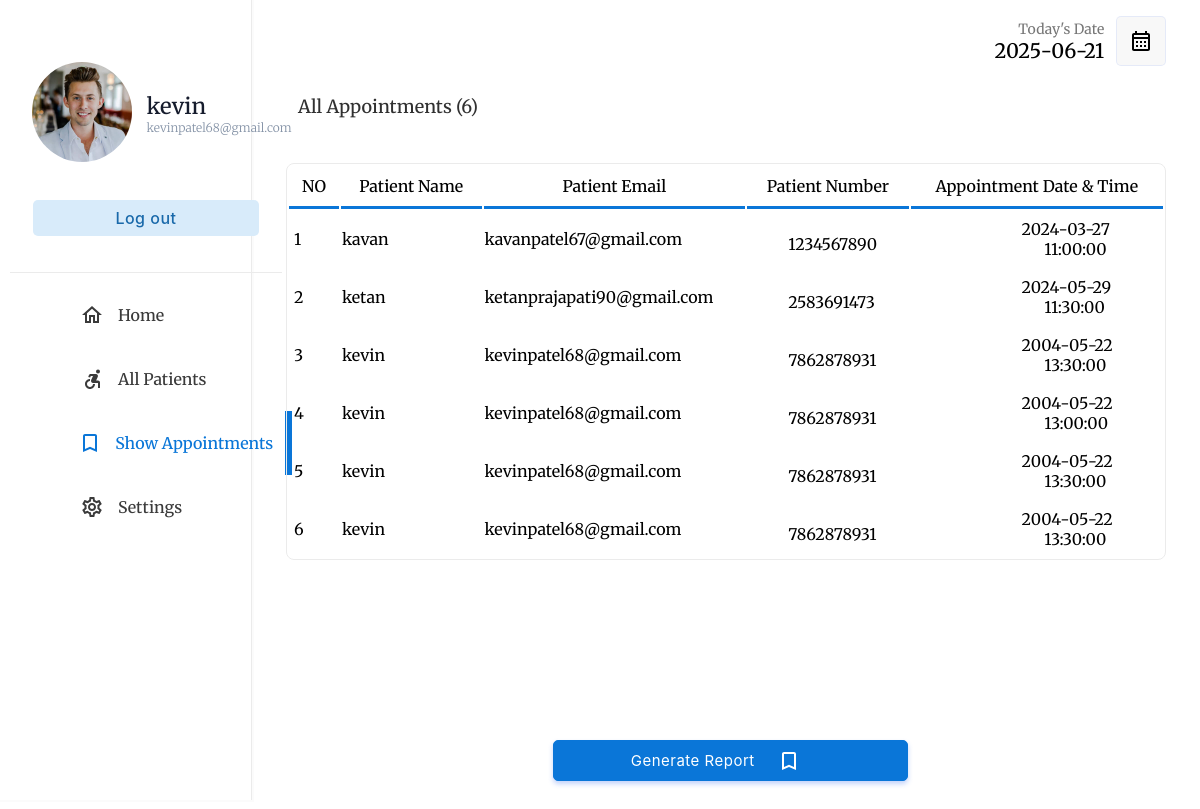
/php/doctor/showappointments.php (signed in), run on the app's committed database.
### tables this page shows
CREATE TABLE IF NOT EXISTS `doctor` (
  `DID` int NOT NULL AUTO_INCREMENT,
  `DPHOTO` longblob NOT NULL,
  `DNAME` varchar(35) NOT NULL,
  `DPASSWORD` varchar(20) NOT NULL,
  `DEMAIL` varchar(35) NOT NULL,
  `DGENDER` varchar(10) NOT NULL,
  `DNUMBER` varchar(10) NOT NULL,
  `DADDRESS` varchar(50) NOT NULL,
  `SID` int NOT NULL,
  `DDATE_OF_BIRTH` date NOT NULL,
  `DCONSULTATION_FEE` int NOT NULL,
  `DEXPERIENCE_YEARS` int NOT NULL,
  `DQUALIFICATION` varchar(50) NOT NULL,
  PRIMARY KEY (`DID`)
);

CREATE TABLE IF NOT EXISTS `patient` (
  `PID` int NOT NULL AUTO_INCREMENT,
  `PPHOTO` longblob,
  `PNAME` varchar(35) NOT NULL,
  `PPASSWORD` varchar(20) NOT NULL,
  `PEMAIL` varchar(35) NOT NULL,
  `PGENDER` varchar(10) NOT NULL,
  `PNUMBER` varchar(10) NOT NULL,
  `PADDRESS` varchar(50) NOT NULL,
  `PBLOOD_GROUP` varchar(3) NOT NULL,
  `PDATE_OF_BIRTH` date NOT NULL,
  PRIMARY KEY (`PID`)
);

CREATE TABLE IF NOT EXISTS `appointment` (
  `ID` int NOT NULL AUTO_INCREMENT,
  `DID` int NOT NULL,
  `PID` int NOT NULL,
  `APPOINTMENT_DATE` date NOT NULL,
  `APPOINTMENT_TIME` time NOT NULL,
  `SID` int NOT NULL,
  `FEES` int NOT NULL,
  `STATUS` tinyint(1) NOT NULL,
  `FEEDBACK` varchar(500) DEFAULT NULL,
  PRIMARY KEY (`ID`)
);

### php/doctor/showappointments.php (the view, shortened to what this page needs)
<!DOCTYPE html>
<html lang="en">
<head>
    <link rel="stylesheet" type="text/css" href="../../css/doctor/index.css">
</head>
<body>
    <?php
    if (isset($_SESSION["userid"])) {
        if (($_SESSION["userid"]) == "" or $_SESSION['usertype'] != 'DOCTOR') {
            header("location: ../login.php");
        } else {
            $userid = $_SESSION["userid"];
        }
    } else {
        header("location: ../login.php");
    }
    include("../database_connection.php");
    $query = "SELECT * FROM doctor WHERE DID='$userid'";
    $doctor = $db->query($query);
    $doctortb = $doctor->fetch_assoc();
    $userid = $doctortb["DID"];
    $q = "SELECT * FROM appointment WHERE DID='$userid'";
    $appointment = $db->query($q);
    $today = date('Y-m-d');
    ?>
    <div class="container">
        <div class="menu">
            <table class="menu-container" border="0">
                <tr>
                    <td style="padding:10px" colspan="2">
                        <table border="0" class="profile-container">
                            <tr>
                                <td width="30%" style="padding-left:20px">
                                    <a href="photo.php"> <img src='../../assets/images/dimage/<?php echo $doctortb['DPHOTO']; ?>' width='100' style="border-radius:50%"></a>
                                </td>
                                <td style="padding:0px;margin:0px;">
                                    <p class="profile-title"><?php echo $doctortb['DNAME']; ?></p>
                                    <p class="profile-subtitle" style="font-size: 12px;"><?php echo $doctortb['DEMAIL'] ?></p>
                                </td>
                            </tr>
                            <tr>
                                <td colspan="2">
                                    <a href="../logout.php"><input type="button" value="Log out" class="logout-btn btn-primary-soft btn"></a>
                                </td>
                            </tr>
                        </table>
                    </td>
                </tr>
                <tr class="menu-row">
                    <td class="menu-btn menu-icon-home ">
                        <a href="index.php" class="non-style-link-menu ">
                            <div>
                                <p class="menu-text">Home</p>
                        </a>
        </div></a>
        <tr class="menu-row">
            <td class="menu-btn menu-icon-patient">
                <a href="allpatients.php" class="non-style-link-menu">
                    <div>
                        <p class="menu-text">All Patients</p>
                </a>
    </div>
    <tr class="menu-row">
        <td class="menu-btn menu-icon-appoinment  menu-active menu-icon-appoinment-active">
            <a href="showappointments.php" class="non-style-link-menu non-style-link-menu-active">
                <div>
                    <p class="menu-text">Show Appointments</p>
            </a></div>
        </td>
    </tr>
    <tr class="menu-row">
        <td class="menu-btn menu-icon-settings">
            <a href="settings.php" class="non-style-link-menu">
                <div>
                    <p class="menu-text">Settings</p>
            </a></div>
        </td>
    </tr>
    <div class="dash-body" style="margin-top: 15px">
        <table border="0" width="100%" style=" border-spacing: 0;margin:0;padding:0;">
            <tr>
                <td width="25%">
                </td>
                <td>
                    </td>
                <td width="15%">
                    <p style="font-size: 14px;color: rgb(119, 119, 119);padding: 0;margin: 0;text-align: right;">
                        Today's Date
                    </p>
                    <p class="heading-sub12" style="padding: 0;margin: 0;">
                        <?php
                        echo $today;
                        ?>
                    </p>
                </td>
                <td width="10%">
                    <button class="btn-label" style="display: flex;justify-content: center;align-items: center;"><img src="../../assets/img/calendar.svg" width="100%"></button>
                </td>
            </tr>
            <tr>
                <td colspan="4" style="padding-top:10px;">
                    <p class="heading-main12" style="margin-left: 45px;font-size:18px;color:rgb(49, 49, 49)">All Appointments (<?php echo $appointment->num_rows; ?>)</p>
                </td>
            </tr>
            <tr>
                <td colspan="4">
                    <center>
                        <div class="abc scroll">
                            <table width="93%" class="sub-table scrolldown" border="0" style="margin-top: 25px;">
                                <thead>
                                    <tr>
                                        <th class="table-headin">
                                            NO
                                        </th>
                                        <th class="table-headin">
                                            Patient Name
                                        </th>
                                        <th class="table-headin">
                                            Patient Email
                                        </th>
                                        <th class="table-headin">
                                            Patient Number
                                        </th>
                                        <th class="table-headin">
                                            Appointment Date & Time
                                        </th>
                                    </tr>
                                </thead>
                                <tbody>
                                    <?php
                                    $result = $db->query($q);
                                    if ($result->num_rows == 0) {
                                        echo '<tr>
                                    <td colspan="4">
                                    <br><br><br><br>
                                    <center>
                                    <img src="../../assets/img/notfound.svg" width="25%">
                                    <br>
                                    <p class="heading-main12" style="margin-left: 45px;font-size:20px;color:rgb(49, 49, 49)">We  couldnt find anything related to your keywords !</p>
                                    <a class="non-style-link" href="showappointments.php"><button  class="login-btn btn-primary-soft btn"  style="display: flex;justify-content: center;align-items: center;margin-left:20px;">&nbsp; Show all Appointments &nbsp;</font></button>
                                    </a>
                                    </center>
                                    <br><br><br><br>
                                    </td>
                                    </tr>';
                                    } else {
                                        for ($x = 0; $x < $result->num_rows; $x++) {
                                            $row = $result->fetch_assoc();
                                            $no=$x+1;
                                            $pid=$row['PID'];
                                            $appointmentdate=$row['APPOINTMENT_DATE'];
                                            $appointmenttime=$row['APPOINTMENT_TIME'];
                                            $patientdata=$db->query("select * from patient Where PID='$pid'");
                                            $patienttb=$patientdata->fetch_assoc();
                                            $patientname=$patienttb['PNAME'];
                                            $patientemail=$patienttb['PEMAIL'];
                                            $patientnumber=$patienttb['PNUMBER'];
                                            echo '<tr>
                                        <td> &nbsp;' .
                                                $no
                                                . '</td>
                                        <td>
                                        ' . $patientname . '
                                        </td>
                                        <td>
                                            ' . $patientemail . '
                                        </td>
                                        <td>
                                        <div style="padding-left: 40px;padding-top: 12px;padding-bottom: 12px;margin-top: 10px;">
                                        ' . $patientnumber . '
                                        </div>
                                        </td>
                                        <td>&nbsp;&nbsp;&nbsp;&nbsp;&nbsp;&nbsp;&nbsp;&nbsp;&nbsp;&nbsp;&nbsp;&nbsp;&nbsp;&nbsp;&nbsp;&nbsp;&nbsp;&nbsp;&nbsp;&nbsp;&nbsp;&nbsp;&nbsp;&nbsp;&nbsp;&nbsp;&nbsp;&nbsp;
                                            ' . $appointmentdate . '<br/>&nbsp;&nbsp;&nbsp;&nbsp;&nbsp;&nbsp;&nbsp;&nbsp;&nbsp;&nbsp;&nbsp;&nbsp;&nbsp;&nbsp;&nbsp;&nbsp;&nbsp;&nbsp;&nbsp;&nbsp;&nbsp;&nbsp;&nbsp;&nbsp;&nbsp;&nbsp;&nbsp;&nbsp;&nbsp;&nbsp;&nbsp;&nbsp;&nbsp;&nbsp;&nbsp;' . $appointmenttime . '
                                        </td>
                                    </tr>';
                                        }
                                    }
                                    ?>
                                </tbody>
                            </table>
                            <tr><form method="POST" action="generatepdf.php">
                                            <td colspan="2"><input type="Submit" class="login-btn btn-primary btn btn-book" style="margin-left:300px; margin-top:50px;  padding-left: 25px;padding-right: 100px;padding-top: 10px;padding-bottom: 10px;width:50%;text-align: center;" value="Generate Report" name="generatereport" >
                                            </td>
                                            </form>
                                        </tr>
                        </div>
                    </center>
                </td>
            </tr>
        </table>
    </div>
</body>
</html>

### css/doctor/index.css (style rules this page uses)
:root { --primarycolor: #0A76D8; --primarycolorhover: #006dd3; --btnice:#D8EBFA; --btnnicetext:#1b62b3; }
body { font-family: "Merriweather", sans-serif; background-repeat: no-repeat; background-attachment: fixed; background-size: cover; height: 100%; }
html, body { height: 100%; margin: 0; }
a { color: #1977cc; text-decoration: none; }
.btn { cursor: pointer; padding: 8px 20px; outline: none; text-decoration: none; font-size: 15px; letter-spacing: 0.5px; transition: all 0.3s; border-radius: 5px; font-family: 'Inter', sans-serif; }
.btn-primary { background-color: var(--primarycolor) ; border: 1px solid var(--primarycolor) ; color: #fff ; box-shadow: 0 3px 5px 0 rgba(57,108,240,0.3); }
.btn-primary-soft { background-color: #D8EBFA ; color: #1969AA; font-weight: 500; font-size: 16px; border: none; }
.btn-label { margin-left: 10px; padding: 12px 12px; outline: none; text-decoration: none; font-size: 15px; letter-spacing: 0.5px; transition: all 0.3s; border-radius: 5px; background-color: #f0f0f073; border: 1px solid rgba(57,108,240,0.1) ; font-family: 'Inter', sans-serif; }
.sub-table { border: 1px solid #ebebeb; border-radius: 8px; }
.table-headin { font-size: 16px; font-weight: 500; padding: 10px; border-bottom: 3px solid var(--primarycolor); }
.abc { width: 100%; height: 550px; overflow: auto; }
.menu-btn { padding:6px; color: #3b3b3b; background-position: 30% 50%; background-repeat: no-repeat; transition: 0.5s; }
.menu-text { padding-left: 40%; font-weight: 500; font-size: 16px; }
.menu-active { color: var(--primarycolor); border-right: 7px solid var(--primarycolor); background-color: var(); }
.non-style-link-menu:link, .non-style-link-menu:visited, .non-style-link-menu:active { text-decoration: none; color: #3b3b3b; }
.non-style-link-menu-active:link, .non-style-link-menu-active:visited, .non-style-link-menu-active:active { text-decoration: none; color: var(--primarycolor); }
.menu-icon-appoinment { background-image: url('../../assets/img/icons/book.svg'); }
.menu-icon-patient { background-image: url('../../assets/img/icons/patients.svg'); }
.menu-icon-settings { background-image: url('../../assets/img/icons/settings.svg'); }
.menu-icon-home { background-image: url('../../assets/img/icons/home.svg'); }
.menu-icon-appoinment:hover,.menu-icon-appoinment-active { color: var(--primarycolor); background-image: url('../../assets/img/icons/book-hover.svg'); }
.btn-book { background-image: url('../../assets/img/icons/book-balck.svg'); background-position: 68% 50%; background-repeat: no-repeat; transition: 0.5s; }
.container { display: flex; flex-wrap: wrap; height: 100vh; }
.menu { border-right: 1.5px solid rgb(235, 235, 235); width: 21%; height: 100vh; box-shadow: 0 0px 0px 2px rgba(240, 240, 240, 0.3); }
.dash-body { width: 79%; height: 100vh; }
.menu-container { width: 100%; border-spacing: 0; }
.profile-title { font-weight: 500; color: #161c2d; font-size: 22px; margin: 0; text-align: left; padding-left: 8%; }
.profile-subtitle { font-weight: 300; color: #8492a6; font-size: 15px; margin: 0; text-align: left; padding-left: 8%; }
.logout-btn { margin-top: 30px; width: 85%; }
.profile-container { border-bottom: 1.5px solid rgb(235, 235, 235); padding-top: 18%; padding-bottom: 12%; text-align: center; }
.heading-main12 { font-weight: 500; font-size: 25px; }
.heading-sub12 { font-weight: 500; font-size: 20px; text-align: right; }

### data on the page
doctor: DPHOTO (picture), DNAME "kevin", DEMAIL "kevinpatel68@gmail.com"
patient: no "1", PNAME "kavan", PEMAIL "kavanpatel67@gmail.com", PNUMBER "1234567890", appointment.APPOINTMENT_DATE "2024-03-27", appointment.APPOINTMENT_TIME "11:00:00"
patient: no "2", PNAME "ketan", PEMAIL "ketanprajapati90@gmail.com", PNUMBER "2583691473", appointment.APPOINTMENT_DATE "2024-05-29", appointment.APPOINTMENT_TIME "11:30:00"
patient: no "3", PNAME "kevin", PEMAIL "kevinpatel68@gmail.com", PNUMBER "7862878931", appointment.APPOINTMENT_DATE "2004-05-22", appointment.APPOINTMENT_TIME "13:30:00", no "4", appointment.APPOINTMENT_TIME "13:00:00", no "5", no "6"

### other printed values
$appointment->num_rows "6"
